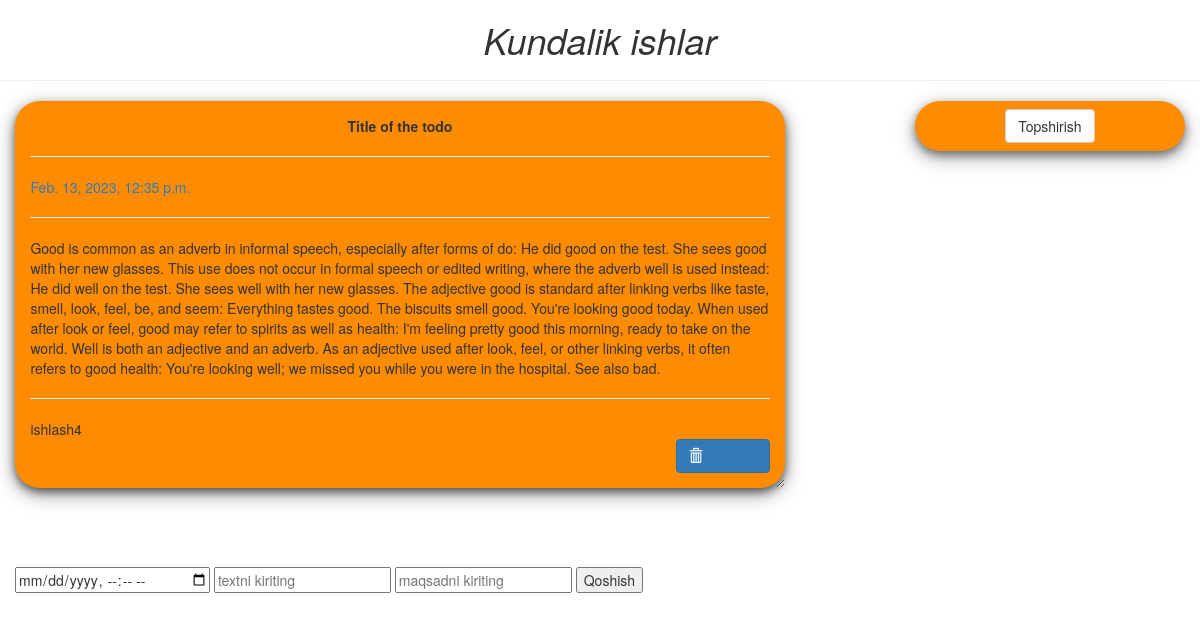
The page /todo/ on the database as committed earlier.
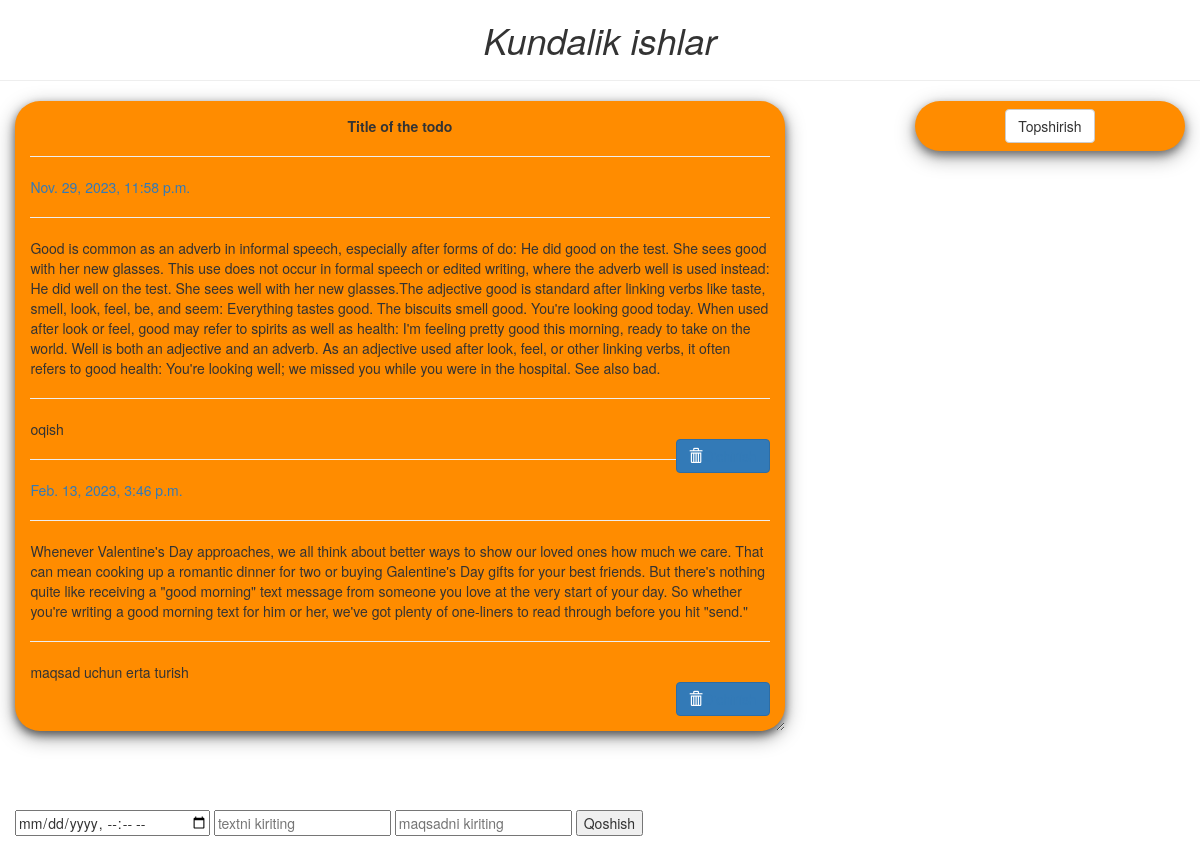
The same page on the database as committed later.
### asosiy/models.py (models this page shows, shortened)
class Kundalik(models.Model):
    vaqti=models.DateTimeField()
    izoh=models.TextField()
    maqsad=models.CharField(max_length=60)

### asosiy/views.py (the view, shortened to what this page needs)
# urls.py: path('todo/', hamma_todo),
def hamma_todo(request):
    data={"todo":Kundalik.objects.all()}
    return render(request,"todo.html",data)

### templates/todo.html (shortened to what this page needs)
<!DOCTYPE html>
<html lang="en" dir="ltr">
<head>
  <link rel="stylesheet" href="https://maxcdn.bootstrapcdn.com/bootstrap/3.3.7/css/bootstrap.min.css">
</head>
<body  class="container-fluid">
  <center class="row">
    <h1><i>Kundalik ishlar</i></h1>
    <hr />
  </center>
  <div class="row">
    <div class="col-md-8">
      <div class="card">
        <center><b>Title of the todo</b></center>
        {%for i in todo%}
        <hr/>
        <a href="/kundalik_edit/{{i.id}}/"> {{i.vaqti}}</a>
        <hr/>
        {{i.izoh}}
        <hr/>
        {{i.maqsad}}
        <br />
        <button class="btn btn-primary" style="float: right;"><span class="glyphicon glyphicon-trash"></span><a href="/kundalik_ochir/{{i.id}}">O'chirish</a></button>
      {%endfor%}
      </div>
    </div>
    <div class="col-md-1"> </div>
    <div class="col-md-3" >
      <div  class="submit_form">
      <form action="#" >
        <center>
        <button type="submit" class="btn btn-default">Topshirish</button>
      </center>
      </form>
    </div>
  </div>
</div>
<br>
<br>
<form action="/todo/" method="POST">{%csrf_token%}
  <input type="datetime-local" name="v" placeholder="vaqtni kiriting">
  <input type="text" name="i" placeholder="textni kiriting">
  <input type="text" name="m" placeholder="maqsadni kiriting">
<button type="submit">Qoshish</button>
  <br>
  <br>
  <br>
  <br>
  <br>
</form>
</body>
</html>

Rows that differ between the two databases and show on the page:
changed Kundalik: vaqti "Feb. 13, 2023, 12:35 p.m." → "Nov. 29, 2023, 11:58 p.m."; izoh "…well with her new glasses. The adjective good is standard…" → "…well with her new glasses.The adjective good is standard…"; maqsad "ishlash4" → "oqish"
added Kundalik: vaqti "Feb. 13, 2023, 3:46 p.m.", izoh "Whenever Valentine's Day approaches, we all think about better ways to show our loved ones how much we care. That can mean cooking up a romantic dinner for two or buying Galentine's Day gifts for your best friends. But there's nothing quite like receiving a \"good morning\" text message from someone you love at the very start of your day. So whether you're writing a good morning text for him or her, we've got plenty of one-liners to read through before you hit \"send.\"", maqsad "maqsad uchun erta turish"
